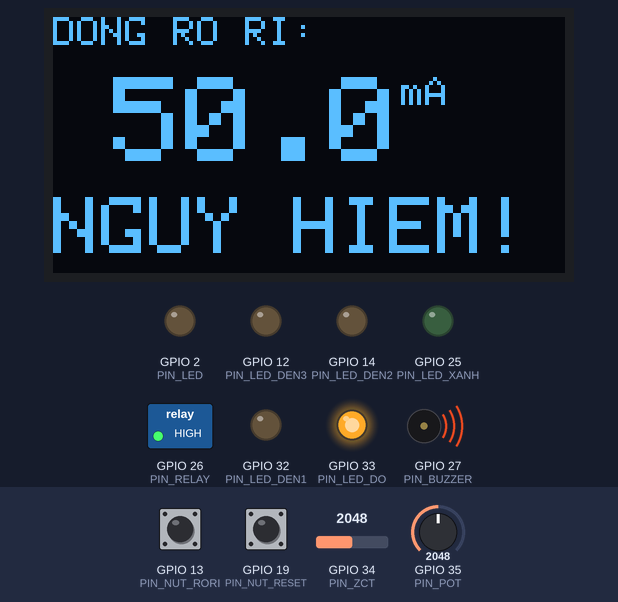
A sketch run on a simulated ESP32. Parts: 128×64 one-colour display, switched loads named in the sketch (green lamp = pin HIGH), output pins drawn as LEDs (lit = HIGH), buzzer (waves = sounding, pin HIGH). The inputs (shaded band) are chosen by the test bench; at power-on: GPIO 35 (PIN_POT) = 2048, GPIO 13 (PIN_NUT_RORI) HIGH, GPIO 19 (PIN_NUT_RESET) HIGH, GPIO 34 (PIN_ZCT) = 2048 (analog values on the 0–4095 scale). WiFi joins after 1.5 s; servers stay silent unless stated; uploads are accepted with an empty reply; what the sketch prints to the serial monitor is not drawn.

Above: at 3.26 s.
3.8 s: GPIO 35 (PIN_POT) set to 1301
At 4.05 s:
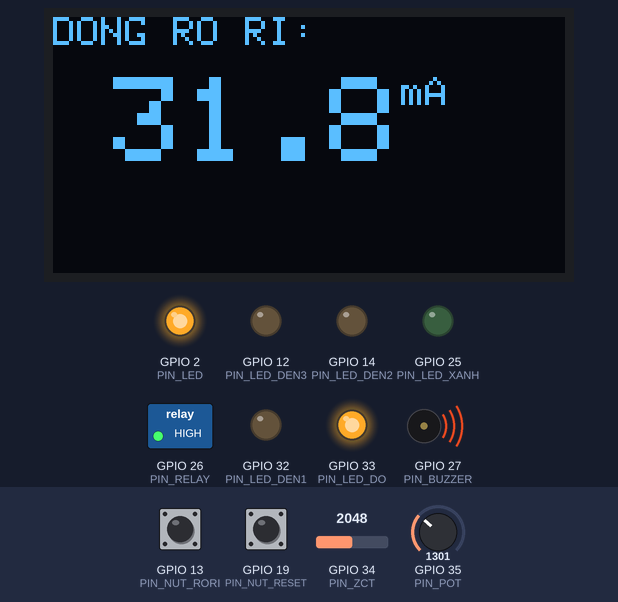
6.3 s: GPIO 35 (PIN_POT) set to 1183
At 7.4 s:
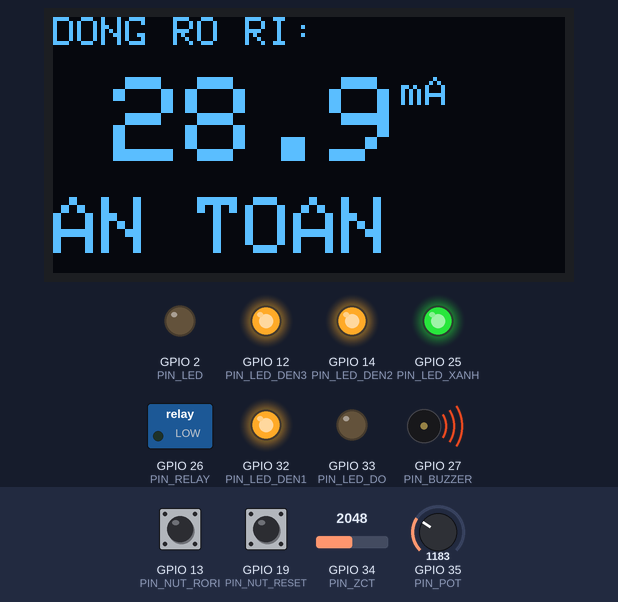
8.1 s: GPIO 13 (PIN_NUT_RORI) pulled LOW for 0.15 s
At 9.0 s:
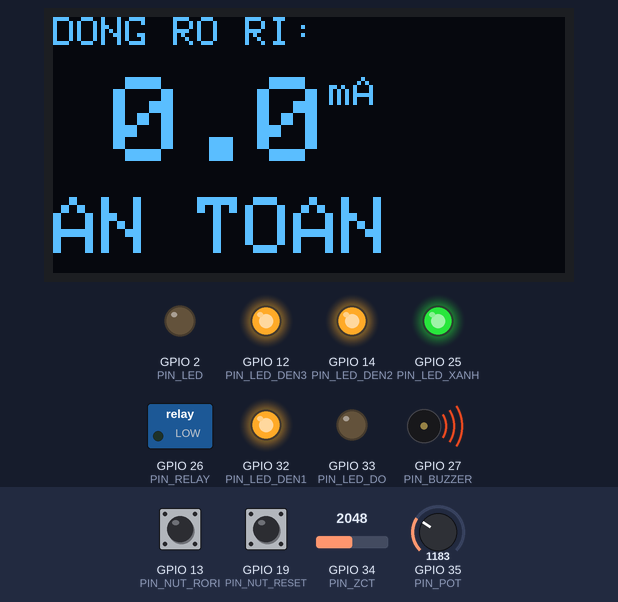
12.2 s: GPIO 13 (PIN_NUT_RORI) pulled LOW for 1 s
At 13.7 s:
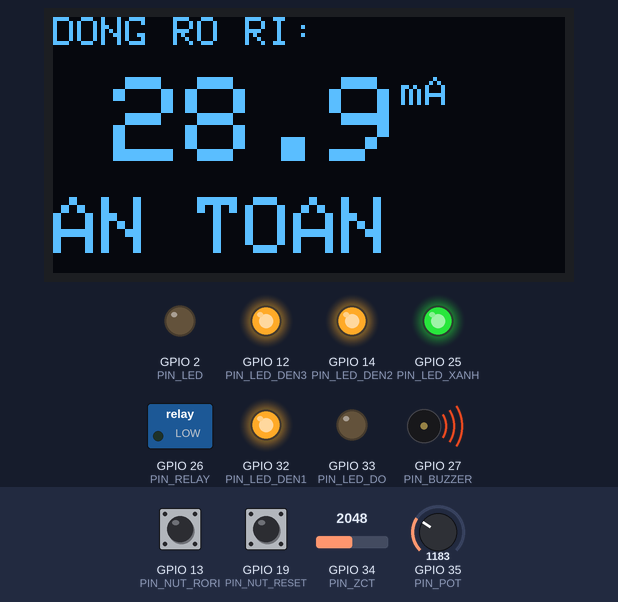
14.7 s: GPIO 35 (PIN_POT) set to 2866
At 14.87 s:
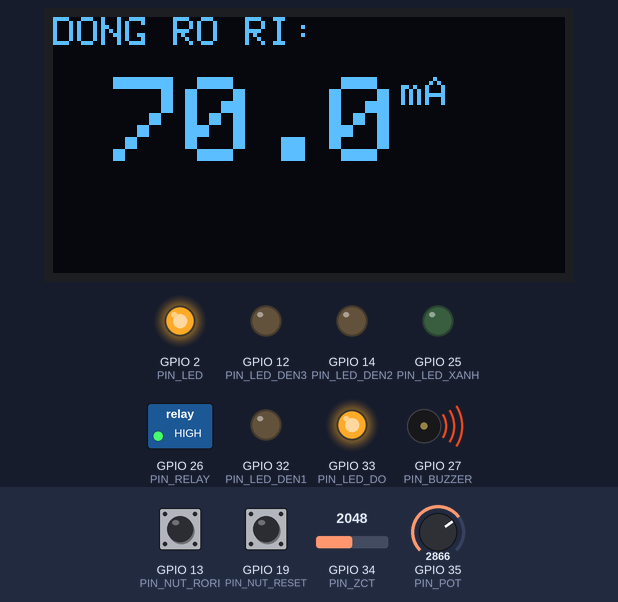
Timing chart, 0 to 18.6 s (numbered marks = the images above; inputs shaded):
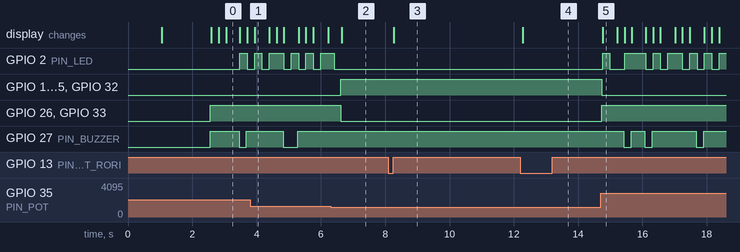

Measured:
- the behaviour switches between 1229 and 1228 on GPIO 35 (PIN_POT) (found by bisection; images 1 and 2)
- after the input at 3.8 s, the display: changes after 0.14 s (image 1)
- after the input at 6.3 s, GPIO 2 (PIN_LED): goes on until 6.4 s, then stays LOW; GPIO 12 (PIN_LED_DEN3): LOW → HIGH after 0.32 s
- after the input at 8.1 s, the display: changes after 0.16 s (image 3)
- after the input at 12.2 s, the display: changes after 0.07 s (image 4)
- after the input at 14.7 s, GPIO 2 (PIN_LED): LOW → HIGH after 0.06 s, → LOW 0.23 s later, → HIGH 0.46 s later, → LOW 0.66 s later, … (13 changes in this stretch); GPIO 12 (PIN_LED_DEN3): HIGH → LOW at once
- what the display in image 0 shows lasts 0.4 s, from 3.1 s to 3.5 s

The sketch:

esp32_firmware_arduino.ino
```cpp
/*
 * FIRMWARE CHO MÔ HÌNH NHÀ GIẢ LẬP RÒ RỈ ĐIỆN
 * ==========================================
 * - Điều khiển LED thiết bị trong nhà
 * - Nút nhấn: RÒ RỈ + RESET
 * - Biến trở: điều chỉnh mức rò rỉ
 * - ZCT: phát hiện dòng rò thật (hoặc Simulator)
 * - Buzzer + Relay cảnh báo tại chỗ
 * - Gửi JSON lên Server
 */

#include <WiFi.h>
#include <HTTPClient.h>
#include "config.h"
#include <Wire.h>
#include <Adafruit_GFX.h>
#include <Adafruit_SSD1306.h>

#define SCREEN_WIDTH 128
#define SCREEN_HEIGHT 64
#define OLED_RESET    -1
Adafruit_SSD1306 display(SCREEN_WIDTH, SCREEN_HEIGHT, &Wire, OLED_RESET);

// ─── Chân GPIO mô hình nhà ──────────────────────────
#define PIN_LED_DEN1     32     // Thiết bị 1 (đèn phòng khách)
#define PIN_LED_DEN2     14     // Thiết bị 2 (đèn bếp)
#define PIN_LED_DEN3     12     // Thiết bị 3 (quạt)
#define PIN_LED_XANH     25     // LED trạng thái BÌNH THƯỜNG
#define PIN_LED_DO       33     // LED trạng thái RÒ RỈ
#define PIN_NUT_RORI     13     // Nút nhấn mô phỏng rò rỉ
#define PIN_NUT_RESET    19     // Nút nhấn reset

// Chân đã dùng trong config.h:
// PIN_RELAY = 26, PIN_BUZZER = 27, PIN_ZCT = 34, PIN_POT = 35

// ─── Biến toàn cục ──────────────────────────────────
float leakageCurrentMA = 0.0;
bool alertActive = false;
bool relayOn = true;
bool simulateLeak = true;
unsigned long lastSendTime = 0;
unsigned long lastBuzzerToggle = 0;
bool buzzerState = false;
int leakLevel = 0;
unsigned long lastWiFiAttempt = 0;

// ─── WiFi ──────────────────────────────────────────
void connectWiFi() {
    Serial.print("Dang ket noi WiFi: ");
    Serial.println(WIFI_SSID);
    WiFi.mode(WIFI_STA);
    WiFi.begin(WIFI_SSID, WIFI_PASSWORD);

    int attempts = 0;
    while (WiFi.status() != WL_CONNECTED && attempts < 40) {
        delay(500);
        Serial.print(".");
        attempts++;
    }

    if (WiFi.status() == WL_CONNECTED) {
        Serial.println("\nWiFi OK! IP: " + WiFi.localIP().toString());
    } else {
        Serial.println("\nWiFi that bai! Chay offline.");
    }
}

// ─── Giữ kết nối WiFi (tự động reconnect) ──────────
void ensureWiFi() {
    if (WiFi.status() != WL_CONNECTED) {
        unsigned long now = millis();
        if (now - lastWiFiAttempt > 10000) {
            Serial.println("Mat WiFi. Dang ket noi lai...");
            WiFi.disconnect();
            WiFi.begin(WIFI_SSID, WIFI_PASSWORD);
            lastWiFiAttempt = now;
        }
    }
}

// ─── Đọc dòng rò (thực tế từ ZCT hoặc giả lập từ biến trở) ──
float readLeakageCurrent() {
    // Đọc giá trị từ biến trở (mô phỏng mức rò rỉ)
    int potValue = analogRead(PIN_POT);  // 0..4095
    float simulatedMA = (potValue / 4095.0) * 100.0;  // 0..100 mA

    // Nếu đang bật chế độ rò rỉ, trả về giá trị từ biến trở
    if (simulateLeak) {
        return simulatedMA;
    }

    // Nếu không rò rỉ, đọc từ ZCT thật (nếu có)
    int rawMin = 4095, rawMax = 0;
    for (int i = 0; i < 50; i++) {
        int raw = analogRead(PIN_ZCT);
        if (raw < rawMin) rawMin = raw;
        if (raw > rawMax) rawMax = raw;
        delayMicroseconds(100);
    }

    int peakToPeak = rawMax - rawMin;
    float voltageRms = (peakToPeak / 2.0) * (3.3 / 4095) * 0.707;
    float currentMA = (voltageRms / 0.1) * 1000.0;

    if (currentMA < 2.0) currentMA = 0.0;
    return currentMA;
}

// ─── Bật/tắt LED thiết bị theo trạng thái Relay ────
void controlApplianceLEDs(bool powerOn) {
    if (powerOn) {
        digitalWrite(PIN_LED_DEN1, HIGH);
        digitalWrite(PIN_LED_DEN2, HIGH);
        digitalWrite(PIN_LED_DEN3, HIGH);
        digitalWrite(PIN_LED_XANH, HIGH);
        digitalWrite(PIN_LED_DO, LOW);
    } else {
        digitalWrite(PIN_LED_DEN1, LOW);
        digitalWrite(PIN_LED_DEN2, LOW);
        digitalWrite(PIN_LED_DEN3, LOW);
        digitalWrite(PIN_LED_XANH, LOW);
        digitalWrite(PIN_LED_DO, HIGH);
    }
}

// ─── Xử lý cảnh báo tại chỗ (Edge Alert) ──────────
void processAlert(float currentMA) {
    if (currentMA >= LEAKAGE_THRESHOLD_MA) {
        if (!alertActive) {
            alertActive = true;
            relayOn = false;

            digitalWrite(PIN_RELAY, HIGH);      // Ngắt tải
            controlApplianceLEDs(false);         // Tắt đèn thiết bị

            Serial.println("!!! CANH BAO: Dong ro " + String(currentMA) + " mA - Da ngat dien!");
        }
    } else {
        if (alertActive) {
            alertActive = false;
            relayOn = true;

            digitalWrite(PIN_RELAY, LOW);        // Đóng tải lại
            controlApplianceLEDs(true);           // Bật đèn thiết bị

            Serial.println("Het canh bao. Dong dien tro lai.");
        }
    }
}

// ─── Điều khiển Buzzer (nhịp báo động chớp kép) ────
void controlBuzzer() {
    if (alertActive) {
        unsigned long now = millis();
        // Tạo chu kỳ 800ms: Bíp (100ms) - Tắt (100ms) - Bíp (100ms) - Tắt (500ms)
        int cycleTime = now % 800;
        if (cycleTime < 100 || (cycleTime >= 200 && cycleTime < 300)) {
            digitalWrite(PIN_BUZZER, LOW); // LOW là còi kêu (đối với còi Active LOW)
        } else {
            digitalWrite(PIN_BUZZER, HIGH); // HIGH là còi tắt
        }
    } else {
        digitalWrite(PIN_BUZZER, HIGH); // HIGH là tắt còi hoàn toàn
    }
}

// ─── Đọc nút nhấn ──────────────────────────────────
void readButtons() {
    static unsigned long lastDebounce = 0;
    static int lastRoRi = HIGH, lastReset = HIGH;

    int roRiState = digitalRead(PIN_NUT_RORI);
    int resetState = digitalRead(PIN_NUT_RESET);

    // Nút RÒ RỈ: nhấn để bật/tắt chế độ rò rỉ
    if (roRiState == LOW && lastRoRi == HIGH && millis() - lastDebounce > 200) {
        simulateLeak = !simulateLeak;
        Serial.println(simulateLeak ? ">>> CHUC NANG RO RI: BAT" : ">>> CHUC NANG RO RI: TAT");
        lastDebounce = millis();
    }

    // Nút RESET: nhấn để tắt cảnh báo, đóng relay
    if (resetState == LOW && lastReset == HIGH && millis() - lastDebounce > 200) {
        simulateLeak = false;
        Serial.println(">>> RESET: Tat che do ro ri");
        lastDebounce = millis();
    }

    lastRoRi = roRiState;
    lastReset = resetState;
}

// ─── Gửi JSON lên Server ───────────────────────────
void sendDataToServer() {
    if (WiFi.status() != WL_CONNECTED) return;

    HTTPClient http;
    http.begin(SERVER_URL);
    http.addHeader("Content-Type", "application/json");

    String payload = "{";
    payload += "\"deviceId\":\"" + String(DEVICE_ID) + "\",";
    payload += "\"leakageCurrent\":" + String(leakageCurrentMA, 1) + ",";
    payload += "\"unit\":\"mA\",";
    payload += "\"alert\":";
    payload += (alertActive ? "true" : "false");
    payload += ",";
    payload += "\"relayState\":";
    payload += (relayOn ? "true" : "false");
    payload += ",";
    payload += "\"timestamp\":\"" + String(millis()) + "\"";
    payload += "}";

    int httpCode = http.POST(payload);
    if (httpCode > 0) {
        Serial.println("Server: " + http.getString());
    } else {
        Serial.print(".");
    }
    http.end();
}

// ─── In thông số ra Serial ─────────────────────────
void printStatus() {
    int rawPot = analogRead(PIN_POT);
    Serial.print("[Gia tri Volume RAW: ");
    Serial.print(rawPot);
    Serial.print("] Dong ro: ");
    Serial.print(leakageCurrentMA, 1);
    Serial.print(" mA | ");
    Serial.print(alertActive ? "CANH BAO!" : "Binh thuong");
    Serial.print(" | Relay: ");
    Serial.print(relayOn ? "DONG  " : "NGAT  ");
    Serial.print(" | Simulate: ");
    Serial.println(simulateLeak ? "BAT" : "TAT");
}

// ─── Cập nhật màn hình OLED ────────────────────────
void updateOLED() {
    display.clearDisplay();

    // Tiêu đề
    display.setTextSize(1);
    display.setTextColor(SSD1306_WHITE);
    display.setCursor(0, 0);
    display.print("DONG RO RI:");

    // Giá trị dòng rò lớn ở giữa
    display.setTextSize(3);
    display.setCursor(15, 15);
    display.print(leakageCurrentMA, 1);
    display.setTextSize(1);
    display.print("mA");

    // Trạng thái dưới đáy
    display.setTextSize(2);
    display.setCursor(0, 45);
    if (alertActive) {
        // Nhấp nháy cảnh báo
        if ((millis() / 300) % 2 == 0) {
            display.print("NGUY HIEM!");
        }
    } else {
        display.print("AN TOAN");
    }

    display.display();
}

// ===================================================
// SETUP
// ===================================================
void setup() {
    Serial.begin(115200);
    delay(1000);
    Serial.println("\n===== MO HINH NHA - CANH BAO RO RI DIEN =====");

    pinMode(PIN_ZCT, INPUT);
    pinMode(PIN_POT, INPUT);
    pinMode(PIN_RELAY, OUTPUT);
    pinMode(PIN_BUZZER, OUTPUT);
    pinMode(PIN_LED, OUTPUT);
    pinMode(PIN_LED_DEN1, OUTPUT);
    pinMode(PIN_LED_DEN2, OUTPUT);
    pinMode(PIN_LED_DEN3, OUTPUT);
    pinMode(PIN_LED_XANH, OUTPUT);
    pinMode(PIN_LED_DO, OUTPUT);
    pinMode(PIN_NUT_RORI, INPUT_PULLUP);
    pinMode(PIN_NUT_RESET, INPUT_PULLUP);

    // Tắt hết
    digitalWrite(PIN_RELAY, LOW);
    digitalWrite(PIN_BUZZER, LOW);
    digitalWrite(PIN_LED, LOW);
    digitalWrite(PIN_LED_DEN1, LOW);
    digitalWrite(PIN_LED_DEN2, LOW);
    digitalWrite(PIN_LED_DEN3, LOW);
    digitalWrite(PIN_LED_XANH, LOW);
    digitalWrite(PIN_LED_DO, LOW);

    analogReadResolution(12);

    // Khởi tạo OLED (địa chỉ I2C 0x3C)
    if(!display.begin(SSD1306_SWITCHCAPVCC, 0x3C)) {
        Serial.println("Loi khoi tao OLED!");
    } else {
        display.clearDisplay();
        display.setTextSize(1);
        display.setTextColor(SSD1306_WHITE);
        display.setCursor(0, 20);
        display.println(" He Thong Canh Bao");
        display.println("   Dang khoi dong...");
        display.display();
    }

    connectWiFi();

    // Bật đèn lên
    controlApplianceLEDs(true);

    Serial.println("San sang! Nhan nut RO RI de mo phong.");
}

// ===================================================
// LOOP
// ===================================================
void loop() {
    ensureWiFi();
    readButtons();

    if (simulateLeak) {
        leakageCurrentMA = readLeakageCurrent();  // Đọc từ biến trở
    } else {
        leakageCurrentMA = readLeakageCurrent();  // Đọc từ ZCT
    }

    processAlert(leakageCurrentMA);
    controlBuzzer();
    printStatus();
    updateOLED();

    unsigned long now = millis();
    if (now - lastSendTime >= SEND_INTERVAL_MS) {
        sendDataToServer();
        lastSendTime = now;
    }

    // LED trạng thái nhấp nháy nhanh khi rò rỉ
    if (alertActive) {
        digitalWrite(PIN_LED, (millis() / 200) % 2 ? HIGH : LOW);
    }

    delay(200);
}
```

config.h
```cpp
#ifndef CONFIG_H
#define CONFIG_H

#define WIFI_SSID              "Dung Gau"
#define WIFI_PASSWORD          "Dung3010@"

#define SERVER_URL             "http://192.168.1.64:8080/api/v1/sensor-data"
#define DEVICE_ID              "ESP32_NHA_MO_HINH"

#define PIN_ZCT                34
#define PIN_POT                35
#define PIN_RELAY              26
#define PIN_BUZZER             27
#define PIN_LED                2

#define LEAKAGE_THRESHOLD_MA   30.0
#define ADC_RESOLUTION         4095
#define ADC_VREF               3.3

#define SEND_INTERVAL_MS       3000

#endif
```
